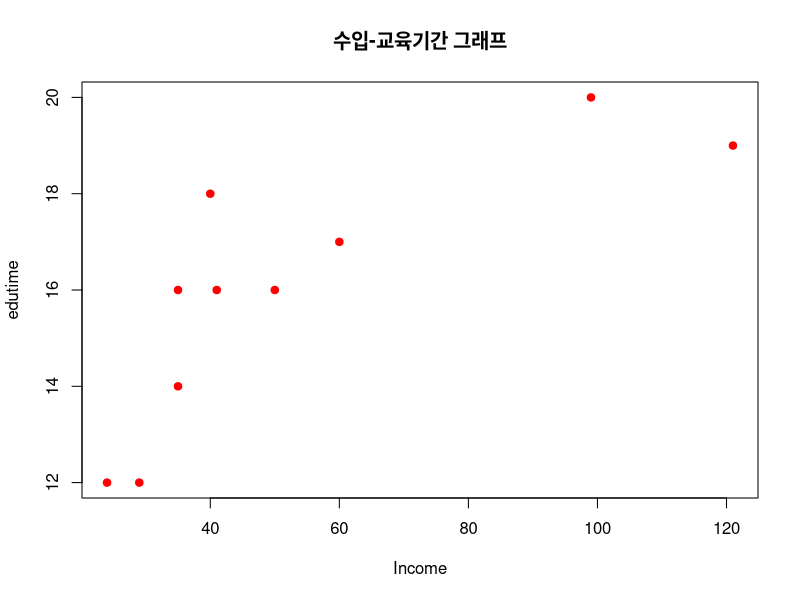
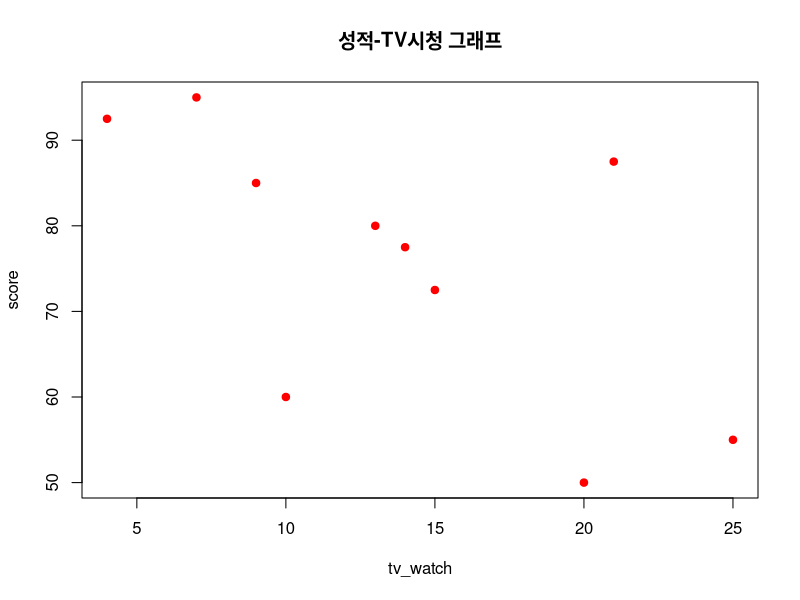
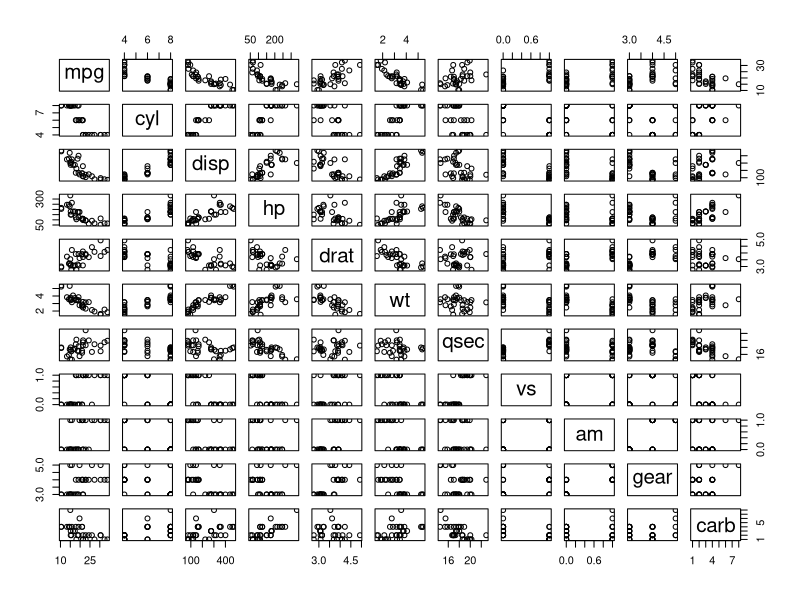
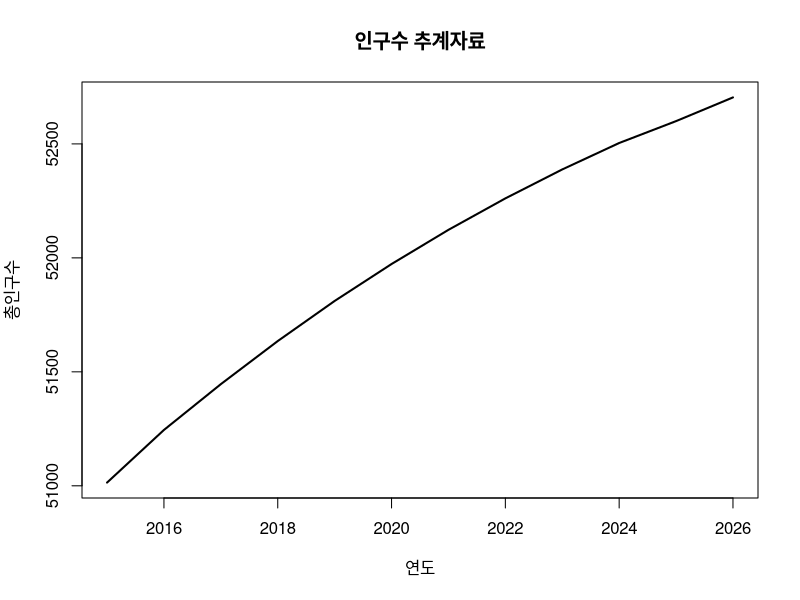

Reproduce these figures in R, in order. (Note: this script raises an error after producing the figures.)
# * 실습 결과를 R Script file로 제출
# * R Script file 이름은 "영문본인이름_제출일날짜.R" 부여하여 제출
# * R Script file의 처음에 주석으로 본인 이름과 작성일/제출일 기록

#강승웅/20191204 
#
# 문1)
# 다음은 직장인 10명의 수입과 교육받은 기간을 조사한 자료이다. 산점도와 상관계수를 구하고, 
# 수입과 교육기간 사이에 어떤 상관관계가 있는지 설명하시오.
# 
# 수입 	 121 99 41 35 40 29 35 24 50 60
# 교육기간 19  20 16 16 18 12 14 12 16 17

Income <- c(121, 99, 41, 35, 40, 29, 35, 24, 50, 60)
edutime <- c(19, 20, 16, 16, 18, 12, 14, 12, 16, 17)
workman<- data.frame(Income,edutime)

plot(Income, edutime, main = "수입-교육기간 그래프",
     xlab='Income', ylab='edutime',
     col="red", pch=19)
cor(workman[,1:2])                #상관관계가 0.7929108으로 두 변수간에 관련성(양의 상관계수:비례)이 크다.



# 
# 문2)
# 다음은 대학생 10명의 성적과 주당 TV 시청시간을 조사한 자료이다. 산점도와 상관계수를 구하고, 
# 성적과 TV 시청시간 사이에 어떤 상관관계가 있는지 설명하시오.
# 
# 성적 	 77.5 60 50 95 55 85 72.5 80 92.5 87.5
# 시청시간 14   10 20  7 25  9 15   13  4   21

score <- c(77.5, 60, 50, 95, 55, 85, 72.5, 80, 92.5, 87.5)
tv_watch <- c(14, 10, 20, 7, 25, 9, 15, 13, 4, 21)
student<- data.frame(score, tv_watch)
plot(tv_watch, score, main = "성적-TV시청 그래프",
     xlab='tv_watch', ylab='score',
     col="red", pch=19)
cor(student[,1:2])                #상관관계가 -0.6283671으로 두 변수간에 관련성(음의 상관계수:반비례)이 있다.


# 
# 문3) 
# R에서 제공하는 mtcars 데이터셋에서 mpg와 다른 변수들 간의 상관계수를
# 구하시오. 어느 변수가 mpg와 가장 상관성이 높은지 산점도와 함께 설명하시오.	
str(mtcars)
head(mtcars)

cor(mtcars)     #wt(-0.8676594)가 가장 상관성이 높음
pairs(mtcars[,1:11])
#mpg와 상관성이 높은 변수: cyl(-0.8521620), disp(-0.8475514), hp(-0.7761684), wt(-0.8676594)
#상관성은 있으나 낮은 변수: am(0.59983243), carb(-0.55092507),drat (0.68117191),vs(0.6640389)

# 문4)
# 다음은 2015년부터 2026년도까지의 예상 인구수 추계자료이다. 연도를 x
# 축으로 하여 선그래프를 작성하시오.
# 
# 연도		총인구 (천명)		연도		총인구 (천명)
# 2015		51014				2021		52123
# 2016		51245				2022		52261
# 2017		51446				2023		52388
# 2018		51635				2024		52504
# 2019		51811				2025		52609
# 2020		51973				2026		52704
# 
year <- c('2015','2016', '2017', '2018', '2019', '2020', '2021', '2022', '2023', '2024', '2025', '2026')
population <- c(51014, 51245, 51446, 51635, 51811, 51973, 52123, 52261, 52388, 52504, 52600, 52704)

plot(year, population, main='인구수 추계자료',
     type='l', lty=1, lwd=2,
     xlab='연도', ylab="총인구수")

# 문5)
# R에서 제공하는 trees 데이터셋에 대해 다음 문제를 해결하기 위한 R 코
# 드를 작성하시오.
str(trees)
# (1) 나무의 지름(Girth)과 높이(Height)에 대해 산점도와 상관계수를 보이시오.

plot(trees$Girth, tr-ees$Height, main = "나무지름-나무높이",
     xlab='Girth', ylab='Height',
     col="red", pch=19)
tree1 <- lm(Height~Girth, data = trees)    #회귀식
tree1
abline(tree1)

cor(trees)

# (2) trees 데이터셋에 존재하는 3개 변수 간의 산점도와 상관계수를 보이시오.

pairs(trees)
plot(trees)             #방법2
cor(trees)
